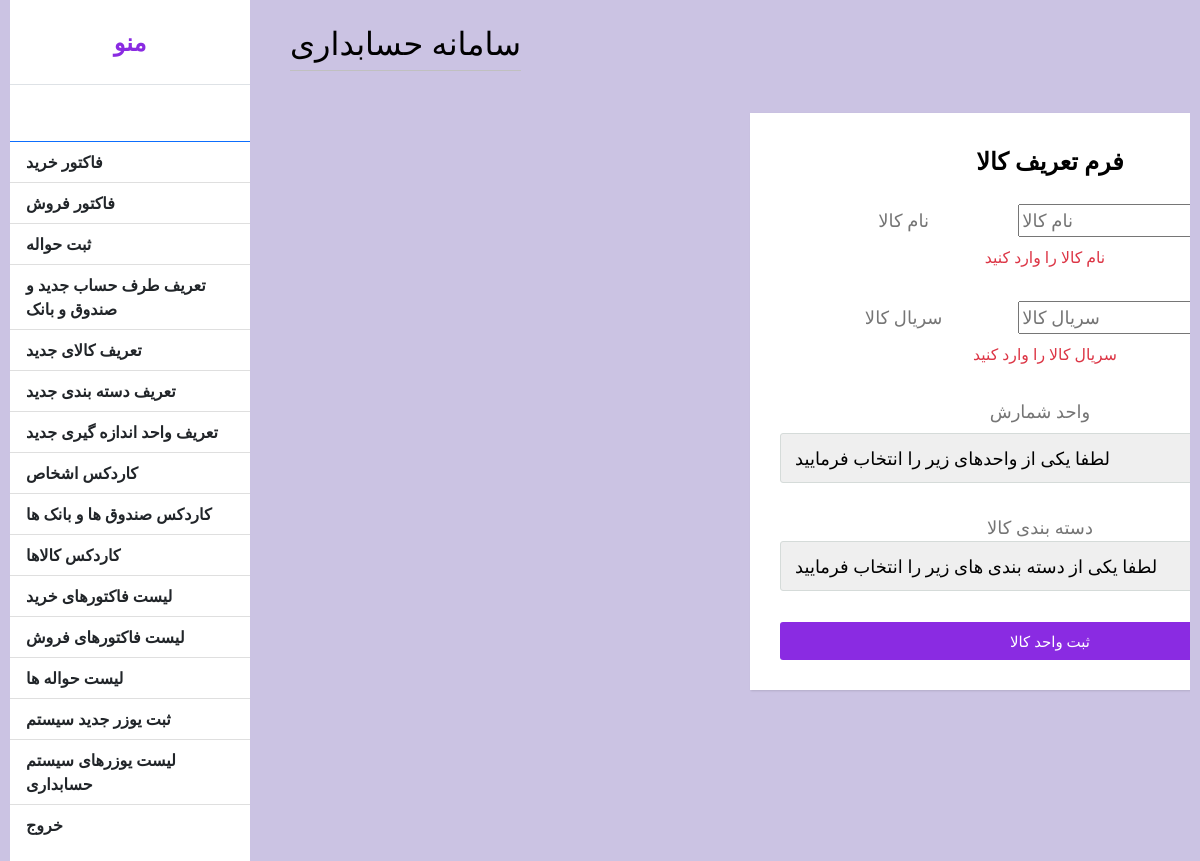
The app's page /product.php (signed in) with its own data.
### tables this page shows
CREATE TABLE `menus` (
  `menu_id` int UNSIGNED NOT NULL,
  `menu_name` varchar(256) NOT NULL,
  `url` text NOT NULL,
  `ordermenu` int UNSIGNED NOT NULL,
  `permition_id` int UNSIGNED NOT NULL,
  `created_at` timestamp NOT NULL DEFAULT CURRENT_TIMESTAMP,
  `updated_at` timestamp NULL DEFAULT NULL
);

### product.php (the view, shortened to what this page needs)
<?php
global $db;
?>
<!DOCTYPE html>
<html lang="en">
<head>
  <link rel="stylesheet" href="./assets/css/style.css">
  <link rel="stylesheet" href="./assets/css/bootstrap5.min.css">
  <link rel='stylesheet' href='./assets/css/sweet-alert.css'>
</head>
<body class="product">
  <div class="d-flex" id="wrapper">
    <?php
    require_once "./template/sidebar.php";
    require_once "./template/header.php";
    ?>
    <div class="flex wrapper">
      <div class="title">
        فرم تعریف کالا
      </div>
      <div class="form form-group was-validated ">
        <form method="POST" action="">
          <div class="input-field">
            <div class="mb-3">
              <label class="form-label"> نام کالا</label>
              <input type="text" placeholder="نام کالا" name="product_name" required>
              <div class="invalid-feedback">
                <span> نام کالا را وارد کنید </span>
              </div>
            </div>
          </div>
          <div class="input-field">
            <div class="mb-3">
              <label class="form-label"> سریال کالا </label>
              <input type="text" placeholder="سریال کالا" name="product_serial" required>
              <div class="invalid-feedback">
                <span> سریال کالا را وارد کنید </span>
              </div>
            </div>
          </div>
          <div class="input-field">
            <div class="mb-3">
              <label class="form-label"> واحد شمارش</label>
              <div class="custom_select">
                <select name="unit_id" required>
                  <option>لطفا یکی از واحدهای زیر را انتخاب فرمایید</option>
                </select>
              </div>
            </div>
          </div>
          <div class="input-field">
            <div class="mb-3">
              <label> دسته بندی کالا</label>
              <div class="custom_select">
                <select name="category_id" required>
                  <option>لطفا یکی از دسته بندی های زیر را انتخاب فرمایید</option>
                </select>
              </div>
            </div>
          </div>
          <div class="input-field">
            <input type="submit" value="ثبت واحد کالا" class="btn btn-success" name="submit" id="submit">
          </div>
        </form>
      </div>
    </div>
  </div>
  </div>
</body>

### template/sidebar.php (shortened to what this page needs)
<?php
if (isset($_SESSION['permition']) && !(empty($_SESSION['permition'])) && isset($_SESSION['username']) && !(empty($_SESSION['username']))) {
    $sql = "SELECT * FROM menus where permition_id = ? order by ordermenu ";
    $stmt = $db->prepare($sql);
    $stmt->execute([$_SESSION['permition']]);
    $menus = $stmt->fetchAll();
} else {
    header("location:login.php");
}
?>
<div class="bg-white" id="sidebar-wrapper">
    <div class="sidebar-heading text-center py-4 primary-text fs-4 fw-bold text-uppercase border-bottom">
        <i></i> منو
    </div>
    <div class="list-group list-group-flush my-3">
        <a href="#" class="list-group-item list-group-item-action bg-transparent second-text active">
        </a>
        <?php foreach ($menus as $menu) : ?>
        <a href="<?= $menu->url ?>" class="list-group-item list-group-item-action bg-transparent second-text fw-bold">
            <?= $menu->menu_name ?>
        </a> <?php endforeach; ?>
    </div>
</div>

### assets/css/style.css (style rules this page uses)
:root { --main-bg-color: #009d63; --main-text-color: #009d63; --second-text-color: #bbbec5; --second-bg-color: #c1efde; }
.primary-text { color: var(--main-text-color); }
.second-text { color: var(--second-text-color); }
#wrapper { overflow-x: hidden; }
#sidebar-wrapper { min-height: 100vh; margin-left: -15rem; transition: margin 0.25 ease-out; }
#sidebar-wrapper .sidebar-heading { padding: 0.875rem 1.25rem; font-size: 1.2rem; color: blueviolet; }
#sidebar-wrapper .list-group { width: 15rem; }
.list-group-item { border: none; padding: 20px 30px; }
@media (min-width: 768px) { #sidebar-wrapper { margin-left: 0; } }
.product { margin: 0; padding: 0; box-sizing: border-box; background: #cbc3e3; padding: 0 10px; }
.wrapper { max-width: 600px; width: 100%; background: #fff; margin: auto; margin-left: 500px; margin-right: 400px; margin-top: 10px; padding: 30px; box-shadow: 1px 1px 2px rgba(0, 0, 0, 0.125); float: center; }
.wrapper .title { font-size: 24px; font-weight: 700; margin-bottom: 25px; color: #000; text-transform: uppercase; text-align: center; }
.wrapper .form { width: 100%; }
.wrapper .form .input-field { margin-bottom: 15px; display: flex; align-items: center; }
.wrapper .form .input-field .mb-3 { width: 100%; color: #757575; text-align: center; margin-right: 10px; font-size: 18px; }
.wrapper .form .input-field label { width: 200px; color: #757575; text-align: center; margin-right: 10px; font-size: 18px; }
.wrapper .form .input-field .custom_select { position: relative; width: 100%; height: 50px; }
.wrapper .form .input-field .custom_select select { border: 1px solid #d5dbd9; width: 100%; height: 100%; padding: 8px 10px; border-radius: 3px; outline: none; }
.wrapper .form .input-field .custom_select select:before { content: ""; position: absolute; top: 12px; right: 10px; border: 8px solid; border-color: red transparent transparent transparent; pointer-events: none; }
.wrapper .form .input-field .btn { width: 100%; padding: 8px 10px; font-size: 15px; border: 0; background: blueviolet; color: #fff; cursor: pointer; border-radius: 3px; outline: none; }
.wrapper .form .input-field:last-child { margin-bottom: 0; }
.product { overflow-x: hidden; }

### records on screen
menus: menu_name "فاکتور خرید"
menus: menu_name "فاکتور فروش"
menus: menu_name "ثبت حواله"
menus: menu_name "تعریف طرف حساب جدید و صندوق و بانک"
menus: menu_name "تعریف کالای جدید"
menus: menu_name "تعریف دسته بندی جدید"
menus: menu_name "تعریف واحد اندازه گیری جدید"
menus: menu_name "کاردکس اشخاص"
menus: menu_name "کاردکس صندوق ها و بانک ها"
menus: menu_name "کاردکس کالاها"
menus: menu_name "لیست فاکتورهای خرید"
menus: menu_name "لیست فاکتورهای فروش"
menus: menu_name "لیست حواله ها"
menus: menu_name "ثبت یوزر جدید سیستم"
menus: menu_name "لیست یوزرهای سیستم حسابداری"
menus: menu_name "خروج"
